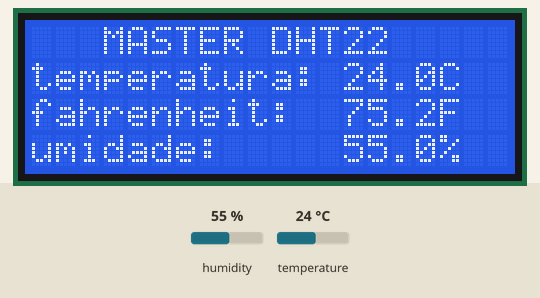
Recording of a program running on a simulated ESP32. Shown: 20×4 character LCD. Inputs (shaded band) come from the test bench; at power-on: temperature 24 °C, humidity 55 %. Nothing arrives over Bluetooth unless stated; what the program prints to the serial monitor is not drawn.

Above: at 2.6 s.
2.7 s: temperature set to 41 °C
At 7.0 s:
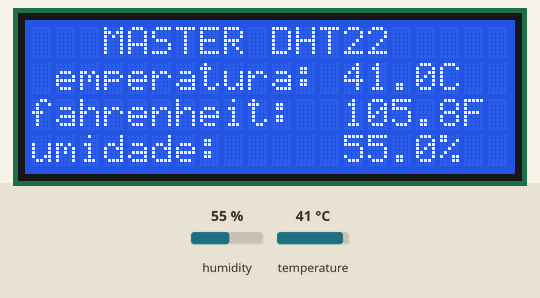
7.5 s: humidity set to 22 %
At 11.2 s:
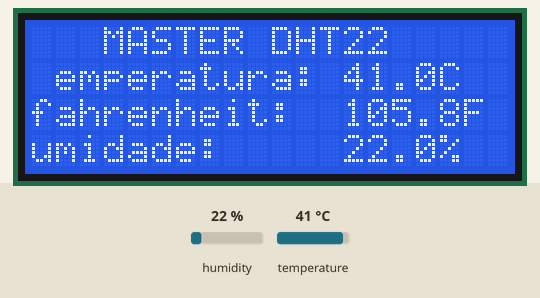
14.4 s: humidity set to 40 %
At 18.5 s:
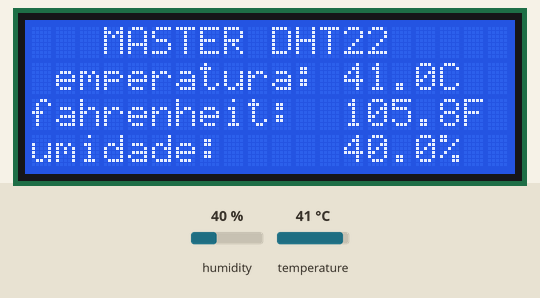
19.5 s: temperature set to 12 °C
At 22.7 s:
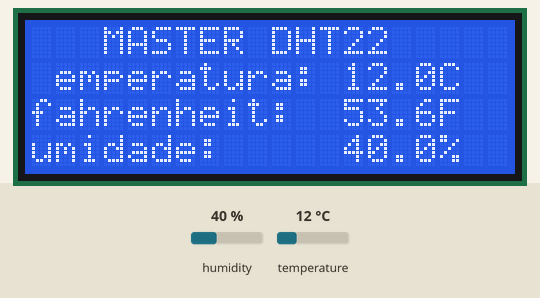
Timing chart, 0 to 24.2 s (numbered marks = the images above; inputs shaded):
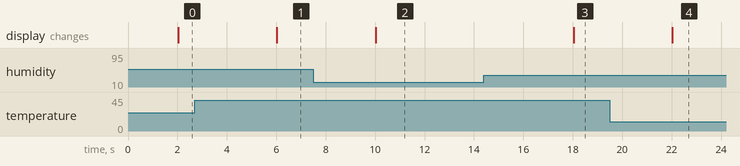

Measured:
- after the input at 2.7 s, the display: changes after 3.3 s (image 1)
- after the input at 7.5 s, the display: changes after 2.5 s (image 2)
- after the input at 14.4 s, the display: changes after 3.6 s (image 3)
- after the input at 19.5 s, the display: changes after 2.5 s (image 4)

The program:

main.cpp
```cpp
//======================================================================================================================================================================================
//======================================================================================================================================================================================
//======================================================================================================================================================================================
// #include <Arduino.h>
// #include <ArduinoJson.h>
// // String mensagem = "esp32 - string e json";
// // String mensagemAlterada;
// void setup()
// {
//   Serial.begin(115200);
//   Serial.setTimeout(5000);

//   // Serial.println("Digite uma mensagem: ");
// }

// void loop()
// {
//   // if (Serial.available()) // verifica se tem conteudo na serial
//   // {
//   //   mensagem = Serial.readStringUntil('\n');
//   // }
//   // Serial.print("mensagem recebida: ");
//   // Serial.println(mensagem);

//   // mensagemAlterada = "mensagem recebida: " + mensagem + "!";
//   // // oque é texto tem que estar dentro de aspas, e o que não é tem que estar fora de aspas e o sinal de mais ("+")

//   // Serial.println(mensagemAlterada);
//   // Serial.println(mensagemAlterada.length());
//   // // mostra o tamanho dessa mensagem

//   // String parte = mensagemAlterada.substring(18, 25);
//   // // vai receber uma parte da mensagem original || funciona a partir de tipo qual caracterer ccomeça e quatos vc quer
//   // Serial.print("mensagem retirada: ");
//   // Serial.println(parte);

//   // parte.toUpperCase(); // CAPS DESLIGADO || letra minuscula
//   // parte.toLowerCase(); // CAPS LIGADO || LETRA MAIÚSCULA
//   // ========================================================================================================================
//   // String msg = "Temp: 25.5";
//   // if (msg.startsWith("Temp"))//verifica se a mensagem é igual o que vc tem dentro entre "" || endsWith pega o final
//   // {
//   //   Serial.println("temperatura recebida");
//   // }
//   // ========================================================================================================================
//   // JSON - javascript object notation
//   {
//   //   "temperatura" : 25.5, // voce cria uma chave é o valor dela || o modelo é parecido com variavel
//   //   "umidade" : 50,       // porem aqui é como se fosse uma caixa que você pode armazenar varias coisas, você não precisa se preocupar como ela esta salva
//   //   "chovendo" : true,    //
//   //   "ceu" : "nublado"     // quando é um texto você precisa colocar aspas ("") || só precisa de virgula só pra separar elemento se ele é ultimo ele nao precisa ser separado
//   // }

//   delay(3500);
// }
// }
//======================================================================================================================================================================================
//======================================================================================================================================================================================
//====================================================================================================================================================================================
// #include <Arduino.h>
// #include <ArduinoJson.h>

// void setup()
// {
//   Serial.begin(115200);
//   Serial.setTimeout(5000);
//   // como criar um objeto de estilo JSON

//   JsonDocument doc;

//   // como adicionar os dados aos objetos

//   doc["temp"] = 25, 5; // dentro do doc cria um espaço chamado tempo e guarda esse valor ai pra mim
//   doc["umi"] = 60;     // sempre que vc for adicionar dados ao objeto tem que criar uma linha nova de codigo
//   doc["sensor"] = "DHT22";

//   // como por em praticar
//   doc["temp"] = "readTemperature"; // vai entregar a temperatura lida pelo dht em tempo real
//   //===============================
//   // quando vc monta um objeto de estilo json ele cria de pedaçinho em pedaçinho, esse "serializeJsonPretty" compacta pra virar um pacote na serial, ele SERIALIZA esse cara
//   serializeJsonPretty(doc, Serial);

//   // como você acessa os valores do JSON
//   float temperatura = doc["temp"];
//   float umidade = doc["umi"];
//   String sensor = doc["sensor"];
//   // a partir do momento que você salva eles dentro de uma variaveis vc pode usar pra qualquer coisa

//   // como exibir os dados
//   Serial.println(sensor);

//   // como DESERIALIZAR o pacote
// }

// void loop()
// {
// }
//======================================================================================================================================================================================
//======================================================================================================================================================================================
//====================================================================================================================================================================================
// #include <Arduino.h>
// #include <ArduinoJson.h>
// #include <BluetoothSerial.h>
// // voce precisa criar seu objeto json

// JsonDocument doc;
// void setup()
// {
//   Serial.begin(115200);

//   // inicia e configura o bluetooth
// }

// void loop()
// {
//   // le os dados e envia, porque quem vai pegar os dados vai ter que colocar dentro do pacote e depois enviar

//   // vai ler os dados do dht 22

//   // salvar os dados no doc
//   doc["temp"] = "readTemperature"; // valor lido no dht(temperatura)
//   doc["umi"] = "readHumidity";     // valor lido no dht(umidade)

//   // serializar o pacote
//   String mensagem;
//   serializeJson(doc, mensagem);
//   //voce montou o pacote, fechou e embalou, enviou via bluetooth
//   BT.println(mensagem);
// }
//======================================================================================================================================================================================
//======================================================================================================================================================================================
//======================================================================================================================================================================================

// #include <Arduino.h>
// #include <ArduinoJson.h>
// #include <BluetoothSerial.h>

// JsonDocument doc;
// void setup()
// {
//   Serial.begin(115200);
// }
// void loop()
// {
//   // recebe os dados do bluetooth

//   // como deserializar o pacote
//   String mensagem;
//   DeserializationError erro = deserializeJson(doc, mensagem); // deserializeJson(doc,mensagem); = responsavel por deserializar o pacote

//   if (erro)
//   {
//     Serial.println("erro ao tentar interpretar o JSON");
//   }

//   float temperatura = doc["temp"];

//   //objeto JSON é uma caixa que cabe varios valores la dentro, serializa pra mandar e deserializa pra abrir
// }
//======================================================================================================================================================================================
//======================================================================================================================================================================================
//======================================================================================================================================================================================

#include <Arduino.h>
#include <ArduinoJson.h>
#include <LiquidCrystal_I2C.h>
#include <BluetoothSerial.h>
#include <DHT.h>
#define pinDHT 5
#define tipoDHT DHT22
LiquidCrystal_I2C lcd(0x27, 20, 4);
BluetoothSerial BT;
// dentro das {} é o endereço do slave
uint8_t endSlave[] = {0xF4, 0x65, 0x0B, 0x54, 0x70, 0x12};

unsigned long tempoAnterior = 0;
const unsigned long intervalo = 2000;

float tempC_anterior = 0;
float umidade_anterior = 0;

DHT medidor(pinDHT, tipoDHT);
void setup()
{
  Serial.begin(115200);
  medidor.begin();

  lcd.init();
  lcd.backlight();
  lcd.setCursor(0, 0);
  lcd.print("   MASTER DHT22    ");
  lcd.setCursor(0, 1);
  lcd.print("temperatura: ");
  lcd.setCursor(0, 2);
  lcd.print("fahrenheit: ");
  lcd.setCursor(0, 3);
  lcd.print("umidade: ");

  if (BT.begin("BTMasterKaua", true)) // diferente do slave o true é depois da virgula
  {
    Serial.println("bluetooth iniciou corretamente");
  }
  else
  {
    Serial.println("erro ao iniciar o bluetooth");
  }
  if (BT.connect(endSlave))
  {
    Serial.println("Conectado com Sucesso");
  }
  else
  {
    Serial.println("erro ao conectar com bluetooth");
  }
}
void loop()
{
  unsigned long tempoAtual = millis();

  if (tempoAtual - tempoAnterior >= intervalo)
  {
    tempoAnterior = tempoAtual;

    float tempC = medidor.readTemperature();
    float tempF = medidor.readTemperature(true);
    float umidade = medidor.readHumidity();

    if (!isnan(tempC) && !isnan(umidade))
    {
      bool mudou = (tempC != tempC_anterior || umidade != umidade_anterior);
      bool passouTempo = (tempoAtual - tempoAnterior >= intervalo);

      // atualiza o lcd (SOMENTE SE HOUVER ALTERAÇÃO)
      if (mudou)
      {
        lcd.setCursor(13, 1);
        lcd.print(tempC, 1);
        lcd.print("C  ");

        lcd.setCursor(13, 2);
        lcd.print(tempF, 1);
        lcd.print("F  ");

        lcd.setCursor(13, 3);
        lcd.print(umidade, 1);
        lcd.print("%  ");

        // atualiza os históricos para não escrever de novo no LCD até mudar
        tempC_anterior = tempC;
        umidade_anterior = umidade;
      }
      // adiciono os dados aos objetos e crio o pacote
      JsonDocument docDados;
      docDados["temperatura_c"] = tempC;
      docDados["temperatura_f"] = tempF;
      docDados["umidade"] = umidade;
      // serialização
      String pacoteJson;
      serializeJson(docDados, pacoteJson);
      // faço a leitura dos dados
      BT.println(pacoteJson);
      Serial.print("dados: ");
      Serial.println(pacoteJson);
    }

    if (BT.available()) // função que verifica se chegou algo no bluetooth e se sim é igual a true
    {
      // '\n' é usado pra verificar que chegou no final do texto
      String msgRecebida = BT.readStringUntil('\n'); // verifica se esta conectado, caso esteja conectado ele vai ler o que esta sendo recebido como texto
      msgRecebida.trim();                            // remove todos os caracteres em brancos e especiais
      Serial.printf("mensagem recebida: %s", msgRecebida);
    }
    if (Serial.available()) // verifica se tem algo na serial e mostra no bluetooth
    {
      String msgEnviar = Serial.readStringUntil('\n');
      msgEnviar.trim();      // remove todos os caracteres em brancos e especiais
      BT.println(msgEnviar); // envia pro bluetooth
    }
  }
}
```
